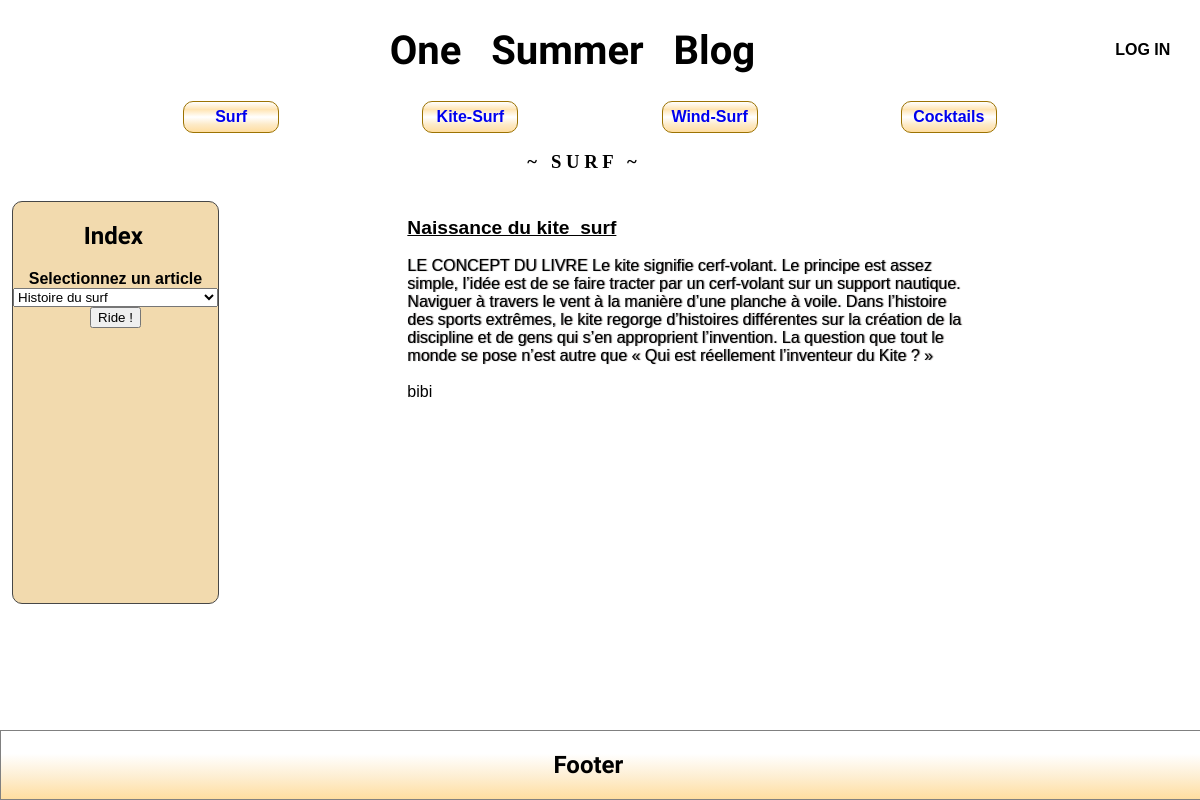
Page /reqselect.php?titre=Naissance du kite_surf on the committed database.
### tables this page shows
CREATE TABLE `articles` (
  `id_articles` int(11) NOT NULL,
  `titre` varchar(200) NOT NULL,
  `sujet` varchar(200) NOT NULL,
  `auteur` varchar(200) NOT NULL,
  `texte` text NOT NULL
);

### reqselect.php (the view, shortened to what this page needs)
<!DOCTYPE html>
<html lang="en">
<head>
    <link rel="stylesheet" href="style.css">
</head>
<body>
<div class="header">
<?php include('header.php')?>
</div>
<div class="nav">
<?php include('nav.php')?>
<h3 style="text-align:center; margin-left:-3%;">~ &nbsp S U R F &nbsp ~</h3>
</div>
<div id="index">
    <p id="indexMenu">
        <h2>Index</h2>
        <form method="get" action="reqselect.php">
          <label for="titre">Selectionnez un article</label>
          <select id="titre" name="titre">
            <?php include('indexsurf.php');?>
          </select>
          <input id="but" type="submit" value="Ride !">
        </form>
    </p>
</div>
<div id="mainsurf" class="main">
    <p id="showText">
    <?php
include('sql_info.php');
if (isset($_GET['titre'])){
    $titre= $_GET['titre'];
    $tbl= 'articles';
    $req2="SELECT * FROM $tbl WHERE titre='".$titre."'";
    $result2 = mysqli_query($conn,$req2);
        while($row= mysqli_fetch_array($result2)){
            echo "<strong>"."<cite class='titre'>".$row['titre']."</cite>"."</strong>"."<br><br>";
            echo "<cite class='texte'>".$row['texte']."</cite>";
            echo "<br><br>";
            echo $row['auteur']."<br>";
            echo "<br><br>";
        };
}
?>
    </p>
</div>
<div class="footer">
<?php include('footer.php')?>
</div>
</body>
</html>

### header.php (shortened to what this page needs)
<link rel="stylesheet" type="text/css" href="style.css" />
<header>
<h1>One &nbsp; Summer &nbsp; Blog</h1>
<a class="vers_login" href="login.php">LOG IN</a>
</header>

### nav.php
<link rel="stylesheet" href="style.css">
<nav>
    <ul>
        <li><button><a href="surf.php">Surf</a></button></li>
        <li><button><a href="kitesurf.php">Kite-Surf</a></button></li>
        <li><button><a href="windsurf.php">Wind-Surf</a></button></li>
        <li><button><a href="cocktails.php">Cocktails</a></button></li>
    </ul>
</nav>

### indexsurf.php (shortened to what this page needs)
<?php
include('sql_info.php');
$tbl= 'articles';
$reqI="SELECT * FROM $tbl WHERE sujet='SURF'";
$resultI = mysqli_query($conn,$reqI);
    while($row= mysqli_fetch_array($resultI)){
    ?>
    <option><?php echo $row['titre']."<br>";?></option>
    <?php
    }
?>

### footer.php (shortened to what this page needs)
<link rel="stylesheet" href="style.css">
<footer>
<h2>Footer</h2>
</footer>

### style.css (style rules this page uses)
body { display:grid; grid-template-columns: 0.5fr 1fr 1fr 1fr; grid-template-rows: 0.5fr 1fr 4fr 0.5fr; grid-template-areas: "header header header header" "nav nav nav nav" "index main main main" "footer footer footer footer"; margin:0; background-image: url("beach.png"); }
.header { grid-area:header; }
.nav { grid-area:nav; }
#index { grid-area:index; background: rgba(223, 163, 53, 0.4); text-align: center; border: 1px solid rgb(71, 71, 71); border-radius: 10px; margin-left:1vw; }
.main { margin-right:4%; overflow-y: scroll; display: flex; flex-flow: column nowrap; justify-content: start; align-items: center; font-family: Arial, Helvetica, sans-serif; grid-area: main; }
.footer { grid-area:footer; }
input { margin-bottom: 1%; }
label { font-family: Arial; font-weight: bold; }
header { display:flex; justify-content:center; align-items:center; }
h1 { font-size: 2.5em; font-family: 'WindSong', cursive; text-shadow: 2px 0 5px white; }
.vers_login { text-decoration:none; position: relative; right: -30vw; font-family: Arial, Helvetica, sans-serif; color:black; font-weight: 600; }
button a { text-decoration:none; font-family: Arial, Helvetica, sans-serif; }
ul li { list-style-type: none; }
ul li button { width: 8vw; height: 4vh; font-size: 100%; font-weight: bold; background: linear-gradient(to bottom, white,rgba(255, 202, 104, 0.5),white, rgba(251,214,145,0.5),rgba(255,188,65,0.5)); border-radius: 10px; border: 1px solid rgb(156, 115, 3); }
ul { display: flex; justify-content:space-evenly; margin-right: 5%; margin-top:0; }
footer { width: 99.9%; display:flex; position:absolute; bottom: 0; justify-content: center; background: linear-gradient(to bottom, white, transparent, rgba(251,214,145,0.4),rgba(255,188,65,0.5)); border: 1px solid gray; margin:0; padding: 0; }
h2 { font-family: 'WindSong', cursive; margin-left: -2%; }
#mainsurf { background: linear-gradient(to right, transparent -20%, rgba(255,255,255,0.5)); }
#mainsurf p { width:60%; height: 40vh; }

### reqselect.php (style rules this page uses)
.titre { font-style: normal; text-decoration: underline; font-size: 1.2rem; }
.texte { font-style: normal; text-shadow: 1px 0 1px rgb(110,107,107); }

### rows in the picture
articles: titre "Naissance du kite_surf", texte "LE CONCEPT DU LIVRE Le kite signifie cerf-volant. Le principe est assez simple, l’idée est de se faire tracter par un cerf-volant sur un support nautique. Naviguer à travers le vent à la manière d’une planche à voile. Dans l’histoire des sports extrêmes, le kite regorge d’histoires différentes sur la création de la discipline et de gens qui s’en approprient l’invention. La question que tout le monde se pose n’est autre que « Qui est réellement l’inventeur du Kite ? »", auteur "bibi"

### other values in the picture
form field titre "Histoire du surf"
